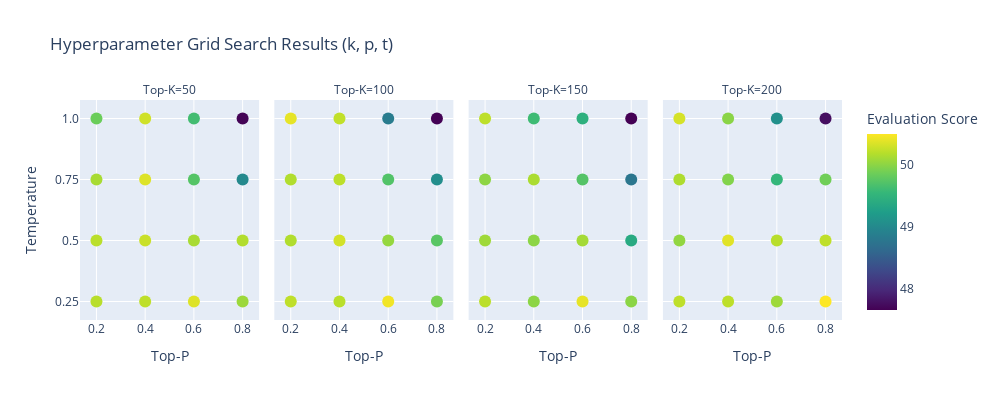

The notebook cell this image was saved under:
### Code cell
fig = px.scatter(
    df,
    x="top_p",
    y="temperature",
    color="score",
    facet_col="top_k",
    color_continuous_scale="Viridis",
    title="Hyperparameter Grid Search Results (k, p, t)",
    labels={
        "top_k": "Top-K",
        "top_p": "Top-P",
        "score": "Evaluation Score",
        "temperature": "Temperature"
    }
)

fig.update_traces(marker=dict(size=12))
fig.update_layout(height=400, width=1000)
fig.show()

### Figure 1 — Plotly figure (JSON) as saved in the notebook; plotly's stock layout.template omitted (floating-point values rounded to 4 significant figures)
{"data": [{"hovertemplate": "Top-K=50<br>Top-P=%{x}<br>Temperature=%{y}<br>Evaluation Score=%{marker.color}<extra></extra>", "legendgroup": "", "marker": {"color": [50.2, 50.21, 50.13, 49.85, 50.22, 50.27, 50.36, 50.3, 50.36, 50.13, 49.73, 49.63, 50.07, 50.17, 49.0, 47.68], "coloraxis": "coloraxis", "size": 12, "symbol": "circle"}, "mode": "markers", "name": "", "orientation": "h", "showlegend": false, "type": "scatter", "x": [0.2, 0.2, 0.2, 0.2, 0.4, 0.4, 0.4, 0.4, 0.6, 0.6, 0.6, 0.6, 0.8, 0.8, 0.8, 0.8], "xaxis": "x", "y": ["0.25", "0.5", "0.75", "1.0", "0.25", "0.5", "0.75", "1.0", "0.25", "0.5", "0.75", "1.0", "0.25", "0.5", "0.75", "1.0"], "yaxis": "y"}, {"hovertemplate": "Top-K=100<br>Top-P=%{x}<br>Temperature=%{y}<br>Evaluation Score=%{marker.color}<extra></extra>", "legendgroup": "", "marker": {"color": [50.23, 50.16, 50.17, 50.4, 50.21, 50.32, 50.22, 50.24, 50.45, 50.04, 49.71, 48.84, 49.91, 49.75, 49.06, 47.67], "coloraxis": "coloraxis", "size": 12, "symbol": "circle"}, "mode": "markers", "name": "", "orientation": "h", "showlegend": false, "type": "scatter", "x": [0.2, 0.2, 0.2, 0.2, 0.4, 0.4, 0.4, 0.4, 0.6, 0.6, 0.6, 0.6, 0.8, 0.8, 0.8, 0.8], "xaxis": "x2", "y": ["0.25", "0.5", "0.75", "1.0", "0.25", "0.5", "0.75", "1.0", "0.25", "0.5", "0.75", "1.0", "0.25", "0.5", "0.75", "1.0"], "yaxis": "y2"}, {"hovertemplate": "Top-K=150<br>Top-P=%{x}<br>Temperature=%{y}<br>Evaluation Score=%{marker.color}<extra></extra>", "legendgroup": "", "marker": {"color": [50.21, 50.08, 50.01, 50.22, 50.0, 50.0, 50.14, 49.6, 50.4, 50.11, 49.72, 49.46, 50.0, 49.38, 48.77, 47.66], "coloraxis": "coloraxis", "size": 12, "symbol": "circle"}, "mode": "markers", "name": "", "orientation": "h", "showlegend": false, "type": "scatter", "x": [0.2, 0.2, 0.2, 0.2, 0.4, 0.4, 0.4, 0.4, 0.6, 0.6, 0.6, 0.6, 0.8, 0.8, 0.8, 0.8], "xaxis": "x3", "y": ["0.25", "0.5", "0.75", "1.0", "0.25", "0.5", "0.75", "1.0", "0.25", "0.5", "0.75", "1.0", "0.25", "0.5", "0.75", "1.0"], "yaxis": "y3"}, {"hovertemplate": "Top-K=200<br>Top-P=%{x}<br>Temperature=%{y}<br>Evaluation Score=%{marker.color}<extra></extra>", "legendgroup": "", "marker": {"color": [50.22, 50.03, 50.15, 50.32, 50.22, 50.38, 49.96, 49.99, 50.08, 50.2, 49.53, 49.08, 50.5, 50.23, 49.88, 47.76], "coloraxis": "coloraxis", "size": 12, "symbol": "circle"}, "mode": "markers", "name": "", "orientation": "h", "showlegend": false, "type": "scatter", "x": [0.2, 0.2, 0.2, 0.2, 0.4, 0.4, 0.4, 0.4, 0.6, 0.6, 0.6, 0.6, 0.8, 0.8, 0.8, 0.8], "xaxis": "x4", "y": ["0.25", "0.5", "0.75", "1.0", "0.25", "0.5", "0.75", "1.0", "0.25", "0.5", "0.75", "1.0", "0.25", "0.5", "0.75", "1.0"], "yaxis": "y4"}], "layout": {"annotations": [{"font": {}, "showarrow": false, "text": "Top-K=50", "x": 0.1175, "xanchor": "center", "xref": "paper", "y": 1, "yanchor": "bottom", "yref": "paper"}, {"font": {}, "showarrow": false, "text": "Top-K=100", "x": 0.3725, "xanchor": "center", "xref": "paper", "y": 1, "yanchor": "bottom", "yref": "paper"}, {"font": {}, "showarrow": false, "text": "Top-K=150", "x": 0.6275, "xanchor": "center", "xref": "paper", "y": 1, "yanchor": "bottom", "yref": "paper"}, {"font": {}, "showarrow": false, "text": "Top-K=200", "x": 0.8825, "xanchor": "center", "xref": "paper", "y": 1, "yanchor": "bottom", "yref": "paper"}], "coloraxis": {"colorbar": {"title": {"text": "Evaluation Score"}}, "colorscale": [[0, "#440154"], [0.1111, "#482878"], [0.2222, "#3e4989"], [0.3333, "#31688e"], [0.4444, "#26828e"], [0.5556, "#1f9e89"], [0.6667, "#35b779"], [0.7778, "#6ece58"], [0.8889, "#b5de2b"], [1, "#fde725"]]}, "height": 400, "legend": {"tracegroupgap": 0}, "title": {"text": "Hyperparameter Grid Search Results (k, p, t)"}, "width": 1000, "xaxis": {"anchor": "y", "domain": [0, 0.235], "title": {"text": "Top-P"}}, "xaxis2": {"anchor": "y2", "domain": [0.255, 0.49], "matches": "x", "title": {"text": "Top-P"}}, "xaxis3": {"anchor": "y3", "domain": [0.51, 0.745], "matches": "x", "title": {"text": "Top-P"}}, "xaxis4": {"anchor": "y4", "domain": [0.765, 1.0], "matches": "x", "title": {"text": "Top-P"}}, "yaxis": {"anchor": "x", "domain": [0, 1], "title": {"text": "Temperature"}}, "yaxis2": {"anchor": "x2", "domain": [0, 1], "matches": "y", "showticklabels": false}, "yaxis3": {"anchor": "x3", "domain": [0, 1], "matches": "y", "showticklabels": false}, "yaxis4": {"anchor": "x4", "domain": [0, 1], "matches": "y", "showticklabels": false}}}
